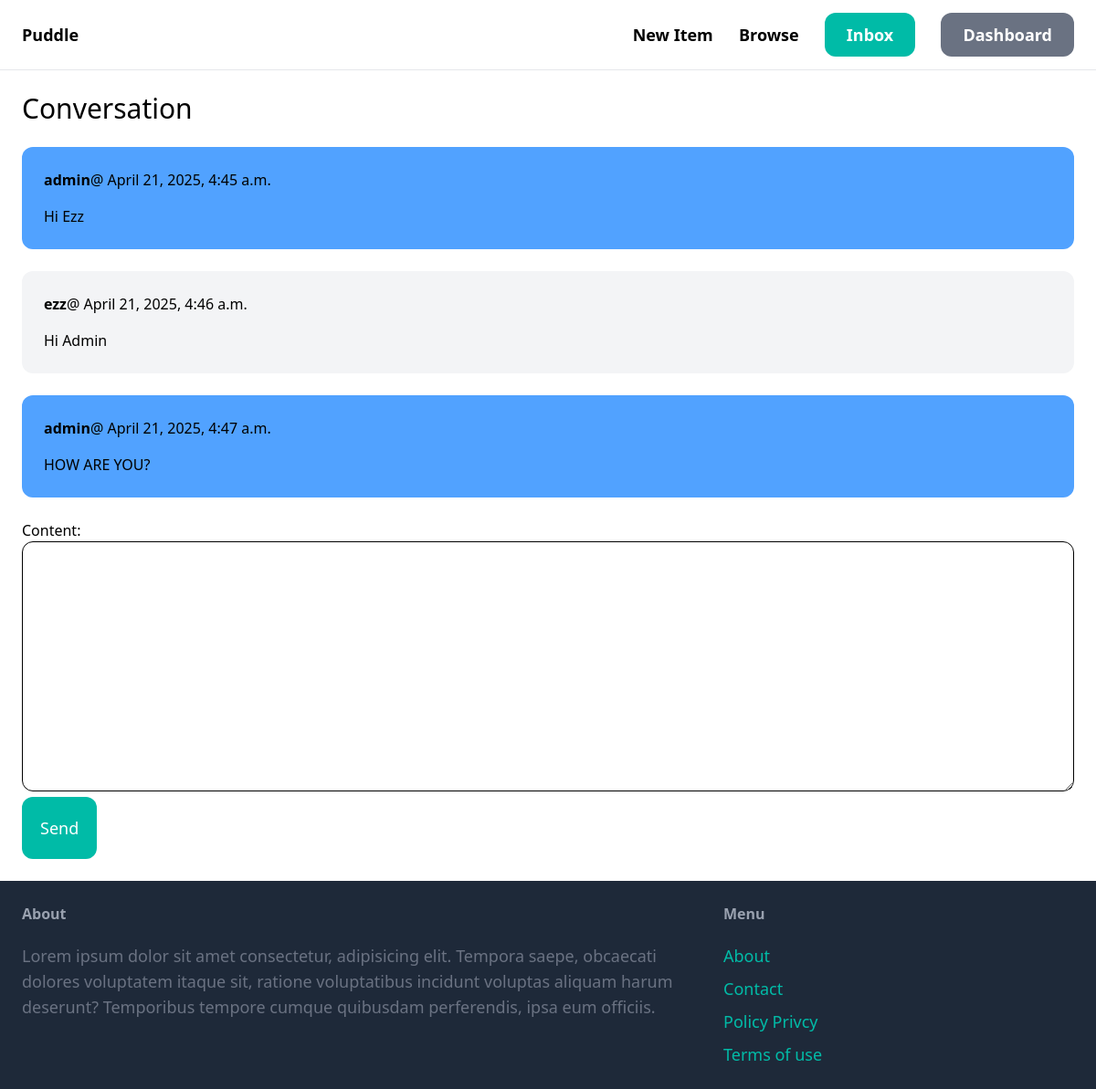
/inbox/22/ (signed in), run on the app's committed database.
### conversation/models.py (models this page shows)
class ConversationMessages(models.Model):
    conversation = models.ForeignKey(Conversation , related_name='messages' , on_delete=models.CASCADE)
    content = models.TextField()
    created_at = models.DateTimeField(auto_now_add=True)
    created_by = models.ForeignKey(User , related_name='created_messages' , on_delete=models.CASCADE )

### conversation/views.py (the view)
# urls.py: path('inbox/<int:pk>/' , views.inboxdetail , name='inboxdetail'),
@login_required
def inboxdetail(request , pk):
    conversation = Conversation.objects.filter(members__in=[request.user.id]).get(pk=pk)
    if request.method == 'POST':
        form = ConversationMessageForm(request.POST)
        if form.is_valid():
            conversation_message = form.save(commit=False)
            conversation_message.conversation = conversation
            conversation_message.created_by = request.user
            conversation_message.save()
            conversation.save()
            return redirect('inboxdetail' , pk=pk)
    else:
        form = ConversationMessageForm()
    return render(request , 'conversation/inboxdetail.html' , {
        'conversation' : conversation,
        'form' : form,
    })

### conversation/forms.py
class ConversationMessageForm(forms.ModelForm):
    class Meta:
        model = ConversationMessages
        fields = ('content' ,)
        widgets = {
            'content' : forms.Textarea(attrs={
                'class': 'w-full py-4 px-6 rounded-xl border'
            })
        }

### template/conversation/inboxdetail.html (shortened to what this page needs)
{% extends 'core/base.html' %}
{% block content %}
<h1 class="mb-6 text-3xl">Conversation</h1>
<div class="space-y-6">
    {% for message in conversation.messages.all %}
        <div class="p-6 flex {% if message.created_by == request.user %}bg-blue-400{% else %} bg-gray-100 {% endif %} rounded-xl">
            <div>
                <p class="mb-4"><strong>{{ message.created_by.username }}</strong>@ {{ message.created_at }}</p>
                <p>{{ message.content }}</p>
            </div>
        </div>
    {% endfor %}
</div>
<form method="POST" action="." class="mt-6">
        {{ form.as_p }}
    <button class="py-5 px-5 text-lg bg-teal-500 hover:bg-gray-700 rounded-xl text-white">Send</button>
</form>
{% endblock %}

### data on the page
ConversationMessages: created_by.username "admin", created_at "April 21, 2025, 4:45 a.m.", content "Hi Ezz"
ConversationMessages: created_by.username "ezz", created_at "April 21, 2025, 4:46 a.m.", content "Hi Admin"
ConversationMessages: created_by.username "admin", created_at "April 21, 2025, 4:47 a.m.", content "HOW ARE YOU?"
